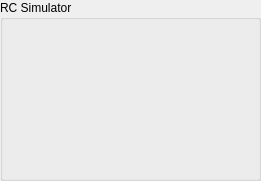
     <widget class="QGroupBox" name="groupBox_7">
      <property name="geometry">
       <rect>
        <x>310</x>
        <y>10</y>
        <width>261</width>
        <height>181</height>
       </rect>
      </property>
      <property name="title">
       <string>RC Simulator</string>
      </property>
      <widget class="QwtSlider" name="pitchSlider" native="true">
       <property name="geometry">
        <rect>
         <x>10</x>
         <y>30</y>
         <width>51</width>
         <height>141</height>
        </rect>
       </property>
       <property name="toolTip">
        <string>pitch axis slider</string>
       </property>
       <property name="styleSheet">
        <string notr="true">color: rgb(85, 85, 255);</string>
       </property>
       <property name="lowerBound" stdset="0">
        <double>-20.000000000000000</double>
       </property>
       <property name="upperBound" stdset="0">
        <double>90.000000000000000</double>
       </property>
       <property name="scaleMaxMajor" stdset="0">
        <number>5</number>
       </property>
       <property name="scaleMaxMinor" stdset="0">
        <number>3</number>
       </property>
      </widget>
      <widget class="QwtKnob" name="yawknob" native="true">
       <property name="geometry">
        <rect>
         <x>80</x>
         <y>20</y>
         <width>171</width>
         <height>111</height>
        </rect>
       </property>
       <property name="toolTip">
        <string>yaw axis</string>
       </property>
       <property name="styleSheet">
        <string notr="true">color: rgb(85, 85, 255);
border-color: rgb(170, 170, 127);</string>
       </property>
       <property name="lowerBound" stdset="0">
        <double>-180.000000000000000</double>
       </property>
       <property name="upperBound" stdset="0">
        <double>180.000000000000000</double>
       </property>
       <property name="knobWidth" stdset="0">
        <number>55</number>
       </property>
       <property name="totalAngle" stdset="0">
        <double>270.000000000000000</double>
       </property>
       <property name="numTurns" stdset="0">
        <number>1</number>
       </property>
      </widget>
      <widget class="QwtSlider" name="rollSlider" native="true">
       <property name="geometry">
        <rect>
         <x>80</x>
         <y>120</y>
         <width>171</width>
         <height>51</height>
        </rect>
       </property>
       <property name="toolTip">
        <string>roll axis slider</string>
       </property>
       <property name="styleSheet">
        <string notr="true">color: rgb(85, 85, 255);</string>
       </property>
       <property name="lowerBound" stdset="0">
        <double>-30.000000000000000</double>
       </property>
       <property name="upperBound" stdset="0">
        <double>30.000000000000000</double>
       </property>
      </widget>
     </widget>
